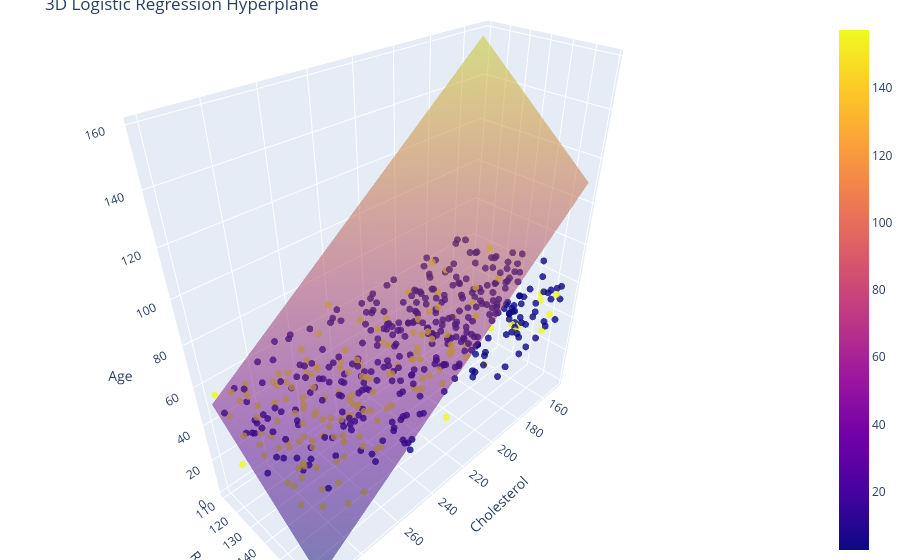

The cell this chart's notebook holds for it:
### Code cell
w = lr.coef_[0]
b = lr.intercept_[0]

x_range = np.linspace(df.Cholesterol.min(), df.Cholesterol.max(), 30)
y_range = np.linspace(df.Resting_BP.min(), df.Resting_BP.max(), 30)

xx, yy = np.meshgrid(x_range, y_range)


zz = -(w[0]*xx + w[1]*yy + b) / w[2]

# Plot points
fig2 = go.Figure()

fig2.add_trace(go.Scatter3d(
    x=df.Cholesterol,
    y=df.Resting_BP,
    z=df.Age,
    mode='markers',
    marker=dict(
        size=4,
        color=df.Disease,
        
        opacity=0.8
    ),
    name="Data"
))

# Add hyperplane
fig2.add_trace(go.Surface(
    x=xx,
    y=yy,
    z=zz,
    opacity=0.5,
    name="Decision Plane"
))

fig2.update_layout(
    title="3D Logistic Regression Hyperplane",
    scene=dict(
        xaxis_title='Cholesterol',
        yaxis_title='Resting BP',
        zaxis_title='Age'
    ),
    margin=dict(l=0, r=0, t=20, b=0)
)

fig2.show()

### Figure 1 — Plotly figure (JSON) as saved in the notebook; plotly's stock layout.template omitted (floating-point values rounded to 4 significant figures; data arrays with more than 128 entries replaced by an {"elided": "..."} marker saying what was removed)
{"data": [{"marker": {"color": {"elided": "500 int values"}, "opacity": 0.8, "size": 4}, "mode": "markers", "name": "Data", "type": "scatter3d", "x": {"elided": "500 int values"}, "y": {"elided": "500 int values"}, "z": {"elided": "500 int values"}}, {"name": "Decision Plane", "opacity": 0.5, "type": "surface", "x": {"elided": "30x30 float values"}, "y": {"elided": "30x30 float values"}, "z": {"elided": "30x30 float values"}}], "layout": {"margin": {"b": 0, "l": 0, "r": 0, "t": 20}, "scene": {"xaxis": {"title": {"text": "Cholesterol"}}, "yaxis": {"title": {"text": "Resting BP"}}, "zaxis": {"title": {"text": "Age"}}}, "title": {"text": "3D Logistic Regression Hyperplane"}}}
